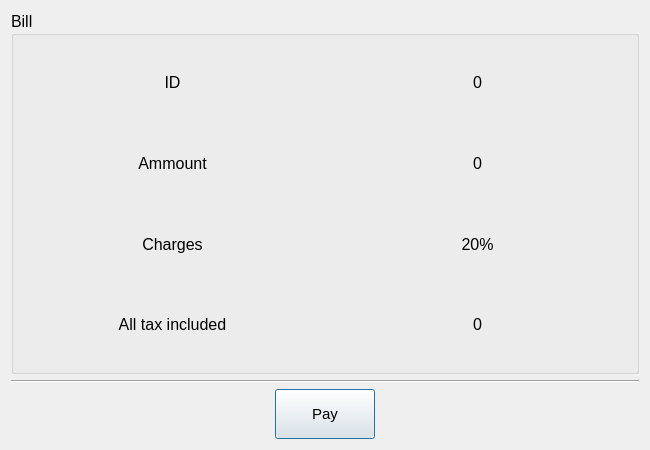
<?xml version="1.0" encoding="UTF-8"?>
<ui version="4.0">
 <class>BillView</class>
 <widget class="QDialog" name="BillView">
  <property name="geometry">
   <rect>
    <x>0</x>
    <y>0</y>
    <width>650</width>
    <height>450</height>
   </rect>
  </property>
  <property name="maximumSize">
   <size>
    <width>650</width>
    <height>450</height>
   </size>
  </property>
  <property name="windowTitle">
   <string>Bid application - Bill View</string>
  </property>
  <layout class="QGridLayout" name="gridLayout">
   <item row="1" column="0">
    <widget class="Line" name="line">
     <property name="orientation">
      <enum>Qt::Horizontal</enum>
     </property>
    </widget>
   </item>
   <item row="2" column="0">
    <layout class="QHBoxLayout" name="horizontalLayout">
     <item>
      <spacer name="horizontalSpacer">
       <property name="orientation">
        <enum>Qt::Horizontal</enum>
       </property>
       <property name="sizeHint" stdset="0">
        <size>
         <width>40</width>
         <height>20</height>
        </size>
       </property>
      </spacer>
     </item>
     <item>
      <widget class="QPushButton" name="payBtn">
       <property name="minimumSize">
        <size>
         <width>100</width>
         <height>50</height>
        </size>
       </property>
       <property name="font">
        <font>
         <pointsize>11</pointsize>
        </font>
       </property>
       <property name="text">
        <string>Pay</string>
       </property>
      </widget>
     </item>
     <item>
      <spacer name="horizontalSpacer_2">
       <property name="orientation">
        <enum>Qt::Horizontal</enum>
       </property>
       <property name="sizeHint" stdset="0">
        <size>
         <width>40</width>
         <height>20</height>
        </size>
       </property>
      </spacer>
     </item>
    </layout>
   </item>
   <item row="0" column="0">
    <widget class="QGroupBox" name="groupBox">
     <property name="minimumSize">
      <size>
       <width>0</width>
       <height>350</height>
      </size>
     </property>
     <property name="font">
      <font>
       <pointsize>12</pointsize>
      </font>
     </property>
     <property name="title">
      <string>Bill </string>
     </property>
     <layout class="QVBoxLayout" name="verticalLayout">
      <item>
       <layout class="QHBoxLayout" name="horizontalLayout_2">
        <item>
         <widget class="QLabel" name="label">
          <property name="text">
           <string>ID</string>
          </property>
          <property name="alignment">
           <set>Qt::AlignCenter</set>
          </property>
         </widget>
        </item>
        <item>
         <widget class="QLabel" name="id">
          <property name="text">
           <string>0</string>
          </property>
          <property name="alignment">
           <set>Qt::AlignCenter</set>
          </property>
         </widget>
        </item>
       </layout>
      </item>
      <item>
       <layout class="QHBoxLayout" name="horizontalLayout_5">
        <item>
         <widget class="QLabel" name="label_2">
          <property name="text">
           <string>Ammount</string>
          </property>
          <property name="alignment">
           <set>Qt::AlignCenter</set>
          </property>
         </widget>
        </item>
        <item>
         <widget class="QLabel" name="beforeTax">
          <property name="text">
           <string>0</string>
          </property>
          <property name="alignment">
           <set>Qt::AlignCenter</set>
          </property>
         </widget>
        </item>
       </layout>
      </item>
      <item>
       <layout class="QHBoxLayout" name="horizontalLayout_3">
        <item>
         <widget class="QLabel" name="label_3">
          <property name="text">
           <string>Charges</string>
          </property>
          <property name="alignment">
           <set>Qt::AlignCenter</set>
          </property>
         </widget>
        </item>
        <item>
         <widget class="QLabel" name="label_4">
          <property name="text">
           <string>20%</string>
          </property>
          <property name="alignment">
           <set>Qt::AlignCenter</set>
          </property>
         </widget>
        </item>
       </layout>
      </item>
      <item>
       <layout class="QHBoxLayout" name="horizontalLayout_4">
        <item>
         <widget class="QLabel" name="label_5">
          <property name="text">
           <string>All tax included</string>
          </property>
          <property name="alignment">
           <set>Qt::AlignCenter</set>
          </property>
         </widget>
        </item>
        <item>
         <widget class="QLabel" name="afterTax">
          <property name="text">
           <string>0</string>
          </property>
          <property name="alignment">
           <set>Qt::AlignCenter</set>
          </property>
         </widget>
        </item>
       </layout>
      </item>
     </layout>
    </widget>
   </item>
  </layout>
 </widget>
 <resources/>
 <connections/>
</ui>
